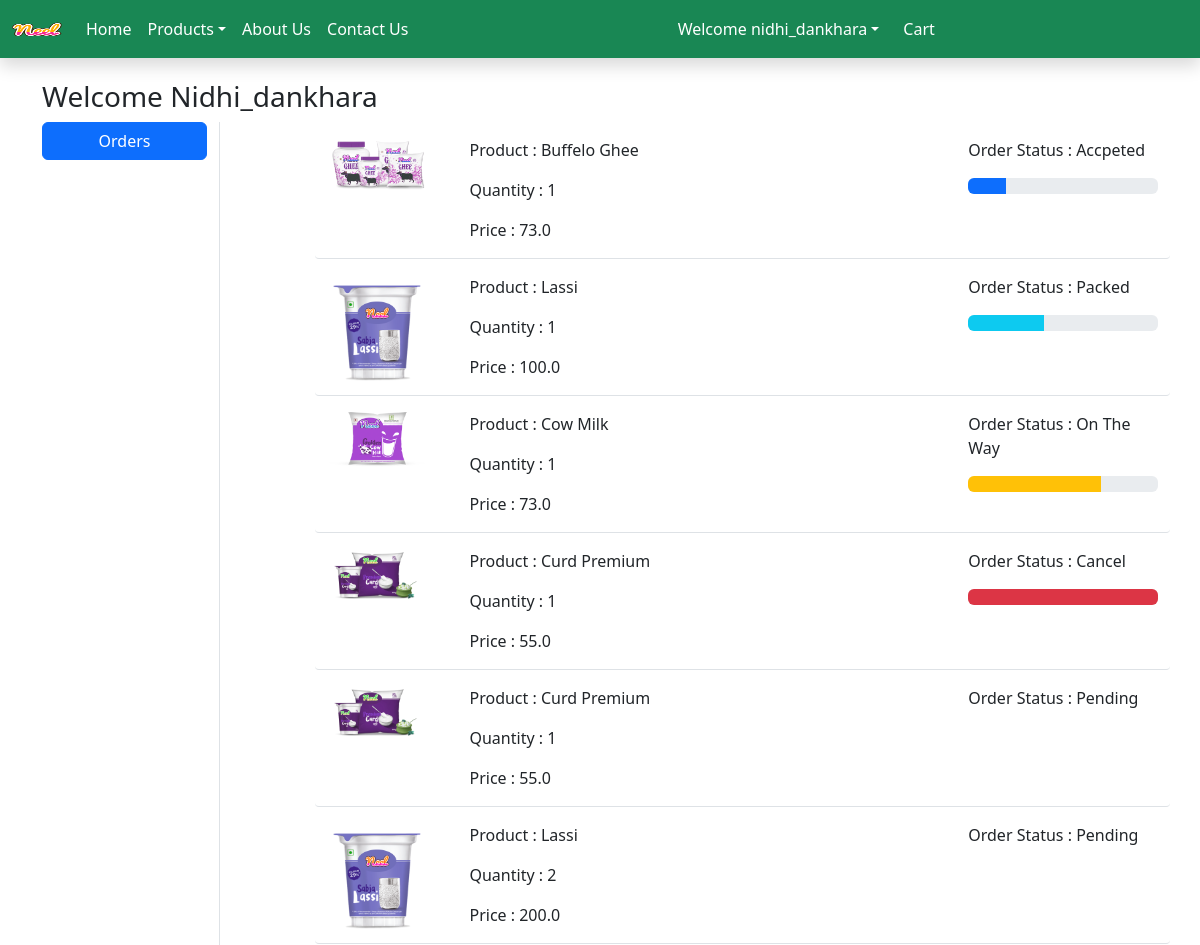
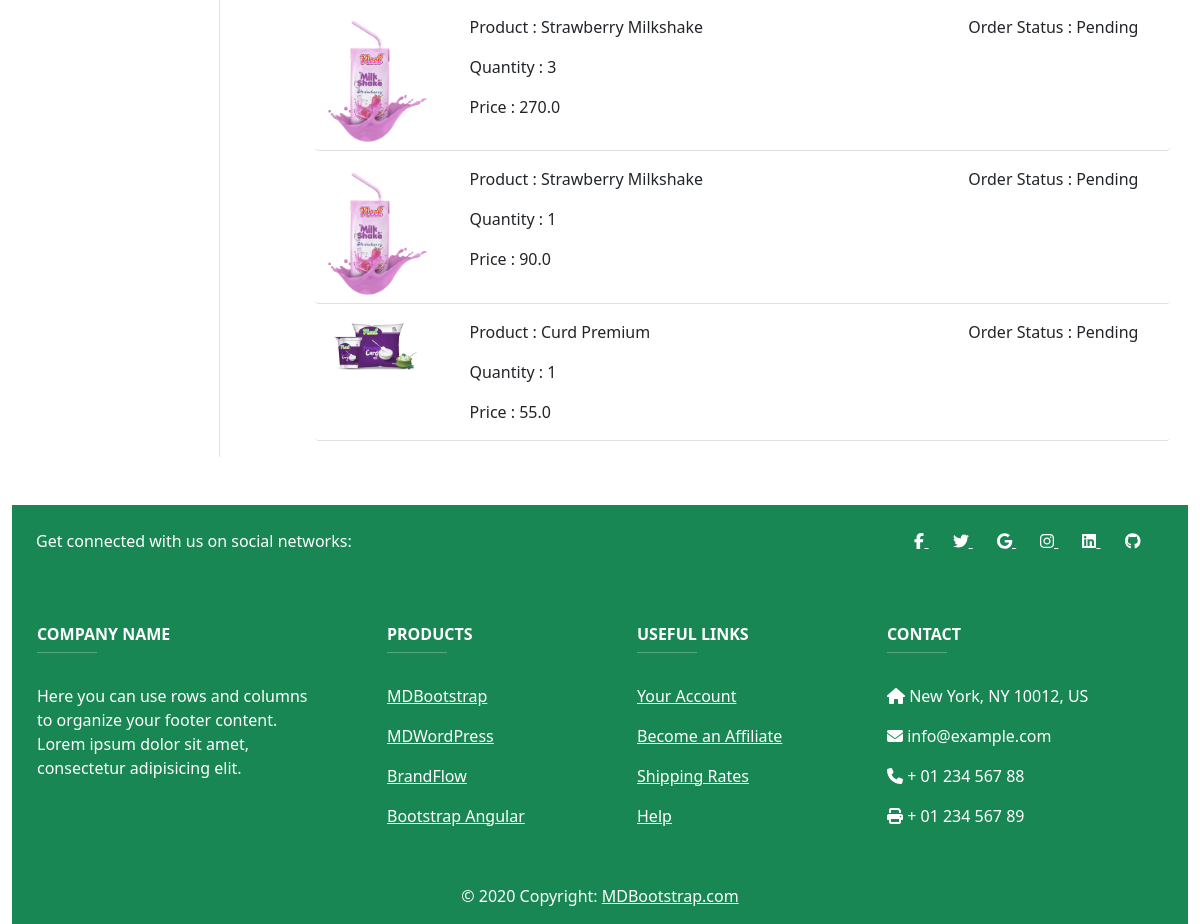
/orders/ (signed in), run on the app's committed database (2 pictures, top to bottom).
### app/models.py (models this page shows, shortened)
class OrderPlaced(models.Model):
    user = models.ForeignKey(User,on_delete=models.CASCADE)
    customer = models.ForeignKey(Customer,on_delete=models.CASCADE)
    product = models.ForeignKey(Product,on_delete=models.CASCADE)
    quantity = models.PositiveIntegerField(default=1)
    ordered_date = models.DateTimeField(auto_now_add=True)
    status = models.CharField(max_length=50,choices=STATUS_CHOICES,default='Pending')
    payment = models.ForeignKey(Payment,on_delete=models.CASCADE,default="")
    address = models.CharField(max_length=1000)
    @property
    def total_cost(self):
        return self.quantity * self.product.discounted_price

class Product(models.Model):
    title = models.CharField(max_length=100)
    selling_price = models.FloatField()
    discounted_price = models.FloatField()
    description = models.TextField()
    composition = models.TextField(default='')
    prodapp = models.TextField(default='')
    category = models.CharField(choices=CATEGORY_CHOICES,max_length=2)
    product_image = models.ImageField(upload_to='product')

### app/views.py (the view)
# urls.py: path('orders/' ,views.orders , name = 'orders'),
def orders(request):
    len_cart = 0
    if request.user.is_authenticated:
        len_cart = len(Cart.objects.filter(user = request.user))
    order_placed = OrderPlaced.objects.filter(user = request.user)
    return render(request, 'app/order.html' , locals())

### app/Templates/App/order.html (shortened to what this page needs)
{% extends 'app/base.html' %}
{% load static %}
{% block main-content %}
<div class="container my-5 ">
    <div class="row">
        <h3>Welcome <span class="text-capitalize ">{{ request.user }}</span></h3>
        <div class="col-sm-2 border-end ">
            <ul class="list-unstyled ">
                <li class="d-grid "><a href="{% url 'orders' %}" class="btn btn-primary ">Orders</a></li>
            </ul>
        </div>
        <div class="col-sm-9 offset-sm-1 ">
            {% for op in order_placed %}
            <div class="row my-3 border-bottom rounded-1 ">
                <div class="col-sm-2 ">
                    <img src="{{ op.product.product_image.url }}" class="img-fluid " height="100" width="100" alt="">
                </div>
                <div class="col-sm-7 ">
                    <p >Product : <span>{{ op.product.title }}</span></p>
                    <p>Quantity : <span>{{ op.quantity }}</span> </p>
                    <p>Price : <span>{{ op.total_cost }}</span></p>
                </div>
                <div class="col-sm-3 ">
                    <p>Order Status : <span>{{ op.status }}</span> </p>
                    {% if op.status == 'Accpeted' %}
                    <div class="progress ">
                        <div class="progress-bar " role="progressbar " style="width: 20%;" aria-valuenow="20"
                            aria-valuemin="0" aria-valuemax="100"></div>
                    </div>
                    {% endif %}
                    {% if op.status == 'Packed' %}
                    <div class="progress ">
                        <div class="progress-bar bg-info " role="progressbar " style="width: 40%;" aria-valuenow="40"
                            aria-valuemin="0" aria-valuemax="100"></div>
                    </div>
                    {% endif %}
                    {% if op.status == 'On The Way' %}
                    <div class="progress ">
                        <div class="progress-bar bg-warning" role="progressbar " style="width: 70%;" aria-valuenow="70"
                            aria-valuemin="0" aria-valuemax="100"></div>
                    </div>
                    {% endif %}
                    {% if op.status == 'Cancel' %}
                    <div class="progress ">
                        <div class="progress-bar bg-danger " role="progressbar " style="width: 100%;"
                            aria-valuenow="100" aria-valuemin="0" aria-valuemax="100"></div>
                    </div>
                    {% endif %}
                </div>
            </div>
            {% endfor %}
        </div>
    </div>
</div>
{% endblock main-content %}

### app/Templates/App/base.html (shortened to what this page needs)
<!DOCTYPE html>
{% load static %}
<html lang="en">
<head>
  <link href="https://cdn.jsdelivr.net/npm/bootstrap@5.3.2/dist/css/bootstrap.min.css" rel="stylesheet">
  <link rel="stylesheet" href="{% static 'app/css/owl.carousel.min.css' %}" />
  <link rel="stylesheet" href="https://cdnjs.cloudflare.com/ajax/libs/font-awesome/6.5.1/css/all.min.css">
  <link rel="stylesheet" href="{% static 'app/css/style.css' %}" />
  <link rel="stylesheet" href="{% static 'app/css/all.min.css' %}" />
</head>
<body>
  <nav class="navbar navbar-expand-sm navbar-dark fixed-top shadow" style="background-color:#198754;">
    <div class="container-fluid">
      <a class="navbar-brand" href="">
        <img src="{% static 'app/images/Neel.png' %}" width="50" height="30">
      </a>
      <div class="collapse navbar-collapse" id="mynavbar">
        <ul class="navbar-nav me-auto">
          <li class="nav-item">
            <a class="nav-link active" href="/">Home</a>
          </li>
          <li class="nav-item dropdown">
            <a class="nav-link dropdown-toggle active" href="#" role="button" data-bs-toggle="dropdown">Products</a>
          </li>
          <li class="nav-item">
            <a class="nav-link active" href="{% url 'about' %}">About Us</a>
          </li>
          <li class="nav-item">
            <a class="nav-link active" href="{% url 'contact' %}">Contact Us</a>
          </li>
        </ul>
        <ul class="navbar-nav me-auto mb-2 mb-lg-0 text-right">
          {% if request.user.is_authenticated %}
          <li class="nav-item dropdown mx-2">
            <a class="nav-link dropdown-toggle active" href="#" role="button" data-bs-toggle="dropdown">Welcome {{ request.user }}</a>
          </li>
          <li class="nav-item">
            <a class="nav-link active" href="{% url 'cart' %}">Cart </a>
          </li>
          {% endif %}
        </ul>
      </div>
    </div>
  </nav>
  <div style="margin-top: 80px;">
    {% block main-content %}
    {% endblock main-content %}
  </div>
  <div class="container-fluid mt-5">
    <footer class="text-center text-lg-start text-white bg-success">
      <section class="d-flex justify-content-between p-4 bg-success">
        <div class="me-5">
          <span>Get connected with us on social networks:</span>
        </div>
        <div>
          <a href="" class="text-white me-4">
            <i class="fab fa-facebook-f"></i>
          </a>
          <a href="" class="text-white me-4">
            <i class="fab fa-twitter"></i>
          </a>
          <a href="" class="text-white me-4">
            <i class="fab fa-google"></i>
          </a>
          <a href="" class="text-white me-4">
            <i class="fab fa-instagram"></i>
          </a>
          <a href="" class="text-white me-4">
            <i class="fab fa-linkedin"></i>
          </a>
          <a href="" class="text-white me-4">
            <i class="fab fa-github"></i>
          </a>
        </div>
      </section>
      <section class="">
        <div class="text-center text-md-start mt-5">
          <div class="row mt-3">
            <div class="col-md-3 col-lg-4 col-xl-3 mx-auto mb-4">
              <h6 class="text-uppercase fw-bold">Company name</h6>
              <hr class="mb-4 mt-0 d-inline-block mx-auto"
                style="width: 60px; background-color: #7c4dff; height: 2px" />
              <p>
                Here you can use rows and columns to organize your footer
                content. Lorem ipsum dolor sit amet, consectetur adipisicing
                elit.
              </p>
            </div>
            <div class="col-md-2 col-lg-2 col-xl-2 mx-auto mb-4">
              <h6 class="text-uppercase fw-bold">Products</h6>
              <hr class="mb-4 mt-0 d-inline-block mx-auto"
                style="width: 60px; background-color: #7c4dff; height: 2px" />
              <p>
                <a href="#!" class="text-white">MDBootstrap</a>
              </p>
              <p>
                <a href="#!" class="text-white">MDWordPress</a>
              </p>
              <p>
                <a href="#!" class="text-white">BrandFlow</a>
              </p>
              <p>
                <a href="#!" class="text-white">Bootstrap Angular</a>
              </p>
            </div>
            <div class="col-md-3 col-lg-2 col-xl-2 mx-auto mb-4">
              <h6 class="text-uppercase fw-bold">Useful links</h6>
              <hr class="mb-4 mt-0 d-inline-block mx-auto"
                style="width: 60px; background-color: #7c4dff; height: 2px" />
              <p>
                <a href="#!" class="text-white">Your Account</a>
              </p>
              <p>
                <a href="#!" class="text-white">Become an Affiliate</a>
              </p>
              <p>
                <a href="#!" class="text-white">Shipping Rates</a>
              </p>
              <p>
                <a href="#!" class="text-white">Help</a>
              </p>
            </div>
            <div class="col-md-4 col-lg-3 col-xl-3 mx-auto mb-md-0 mb-4">
              <h6 class="text-uppercase fw-bold">Contact</h6>
              <hr class="mb-4 mt-0 d-inline-block mx-auto"
                style="width: 60px; background-color: #7c4dff; height: 2px" />
              <p><i class="fas fa-home mr-3"></i> New York, NY 10012, US</p>
              <p><i class="fas fa-envelope mr-3"></i> info@example.com</p>
              <p><i class="fas fa-phone mr-3"></i> + 01 234 567 88</p>
              <p><i class="fas fa-print mr-3"></i> + 01 234 567 89</p>
            </div>
          </div>
        </div>
      </section>
      <div class="text-center p-3">
        © 2020 Copyright:
        <a class="text-white" href="https://mdbootstrap.com/">MDBootstrap.com</a>
      </div>
    </footer>
  </div>
</body>
</html>

### data on the page
OrderPlaced: product.product_image (picture), product "Buffelo Ghee", quantity "1", total_cost "73.0", status "Accpeted"
OrderPlaced: product.product_image (picture), product "Lassi", quantity "1", total_cost "100.0", status "Packed"
OrderPlaced: product.product_image (picture), product "Cow Milk", quantity "1", total_cost "73.0", status "On The Way"
OrderPlaced: product.product_image (picture), product "Curd Premium", quantity "1", total_cost "55.0", status "Cancel"
OrderPlaced: product.product_image (picture), product "Curd Premium", quantity "1", total_cost "55.0", status "Pending"
OrderPlaced: product.product_image (picture), product "Lassi", quantity "2", total_cost "200.0", status "Pending"
OrderPlaced: product.product_image (picture), product "Strawberry Milkshake", quantity "3", total_cost "270.0", status "Pending"
OrderPlaced: product.product_image (picture), product "Strawberry Milkshake", quantity "1", total_cost "90.0", status "Pending"
OrderPlaced: product.product_image (picture), product "Curd Premium", quantity "1", total_cost "55.0", status "Pending"

### other printed values
{{ request.user }} "nidhi_dankhara"
{{ request.user }} "Nidhi_dankhara"
